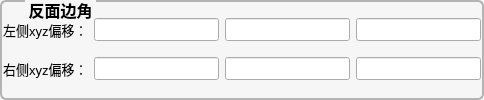
             <widget class="QGroupBox" name="groupBox_8">
              <property name="font">
               <font>
                <pointsize>12</pointsize>
                <bold>true</bold>
               </font>
              </property>
              <property name="styleSheet">
               <string notr="true">QGroupBox {
	color: rgb(0, 0, 0);
	background-color: #f6f6f6;
    border-width: 2px;
    border-radius: 6px;
   border-style:solid;
  border-color: #b4b4b4;
  margin-top: 2ex;
}
QGroupBox::title {
     subcontrol-origin: margin;
     subcontrol-position: top left;
   left:25px;
     margin-left: 0px;
     padding:0 1px;
}</string>
              </property>
              <property name="title">
               <string>反面边角</string>
              </property>
              <property name="alignment">
               <set>Qt::AlignCenter</set>
              </property>
              <layout class="QGridLayout" name="gridLayout_8">
               <property name="leftMargin">
                <number>1</number>
               </property>
               <property name="topMargin">
                <number>1</number>
               </property>
               <property name="rightMargin">
                <number>1</number>
               </property>
               <property name="bottomMargin">
                <number>1</number>
               </property>
               <property name="horizontalSpacing">
                <number>6</number>
               </property>
               <property name="verticalSpacing">
                <number>1</number>
               </property>
               <item row="0" column="1">
                <widget class="QLineEdit" name="lineEdit_Back_Region1_X_Shift">
                 <property name="font">
                  <font>
                   <pointsize>10</pointsize>
                   <bold>false</bold>
                  </font>
                 </property>
                </widget>
               </item>
               <item row="0" column="3">
                <widget class="QLineEdit" name="lineEdit_Back_Region1_Z_Shift">
                 <property name="font">
                  <font>
                   <pointsize>10</pointsize>
                   <bold>false</bold>
                  </font>
                 </property>
                </widget>
               </item>
               <item row="0" column="2">
                <widget class="QLineEdit" name="lineEdit_Back_Region1_Y_Shift">
                 <property name="font">
                  <font>
                   <pointsize>10</pointsize>
                   <bold>false</bold>
                  </font>
                 </property>
                </widget>
               </item>
               <item row="1" column="2">
                <widget class="QLineEdit" name="lineEdit_Back_Region2_Y_Shift">
                 <property name="font">
                  <font>
                   <pointsize>10</pointsize>
                   <bold>false</bold>
                  </font>
                 </property>
                </widget>
               </item>
               <item row="1" column="0">
                <widget class="QLabel" name="label_26">
                 <property name="font">
                  <font>
                   <pointsize>10</pointsize>
                   <bold>false</bold>
                  </font>
                 </property>
                 <property name="styleSheet">
                  <string notr="true">color: rgb(0, 0, 0);</string>
                 </property>
                 <property name="text">
                  <string>右侧xyz偏移：</string>
                 </property>
                </widget>
               </item>
               <item row="0" column="0">
                <widget class="QLabel" name="label_28">
                 <property name="font">
                  <font>
                   <pointsize>10</pointsize>
                   <bold>false</bold>
                  </font>
                 </property>
                 <property name="styleSheet">
                  <string notr="true">color: rgb(0, 0, 0);</string>
                 </property>
                 <property name="text">
                  <string>左侧xyz偏移：</string>
                 </property>
                </widget>
               </item>
               <item row="1" column="1">
                <widget class="QLineEdit" name="lineEdit_Back_Region2_X_Shift">
                 <property name="font">
                  <font>
                   <pointsize>10</pointsize>
                   <bold>false</bold>
                  </font>
                 </property>
                </widget>
               </item>
               <item row="1" column="3">
                <widget class="QLineEdit" name="lineEdit_Back_Region2_Z_Shift">
                 <property name="font">
                  <font>
                   <pointsize>10</pointsize>
                   <bold>false</bold>
                  </font>
                 </property>
                </widget>
               </item>
              </layout>
             </widget>
